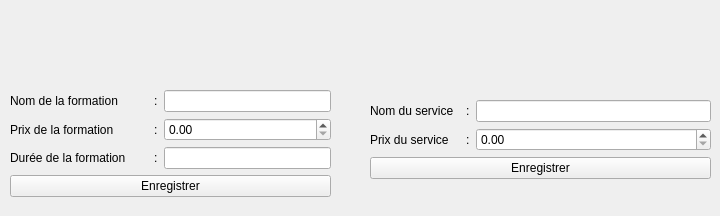
      <widget class="QWidget" name="insc_Form_Msrv">
       <attribute name="title">
        <string>Formations et services</string>
       </attribute>
       <widget class="QWidget" name="formLayoutWidget_2">
        <property name="geometry">
         <rect>
          <x>10</x>
          <y>90</y>
          <width>321</width>
          <height>117</height>
         </rect>
        </property>
        <layout class="QFormLayout" name="formLayout_2">
         <item row="0" column="0">
          <widget class="QLabel" name="inscFM_nomFormLabel">
           <property name="text">
            <string>Nom de la formation	:</string>
           </property>
          </widget>
         </item>
         <item row="0" column="1">
          <widget class="QLineEdit" name="inscFM_nomFormLineEdit"/>
         </item>
         <item row="1" column="0">
          <widget class="QLabel" name="inscFM_prixFormLabel">
           <property name="text">
            <string>Prix de la formation	:</string>
           </property>
          </widget>
         </item>
         <item row="2" column="0">
          <widget class="QLabel" name="inscFM_dureeFormLabel">
           <property name="text">
            <string>Durée de la formation	:</string>
           </property>
          </widget>
         </item>
         <item row="2" column="1">
          <widget class="QLineEdit" name="inscFM_dureeFormLineEdit"/>
         </item>
         <item row="3" column="0" colspan="2">
          <widget class="QPushButton" name="inscFM_EnregistrerF">
           <property name="text">
            <string>Enregistrer</string>
           </property>
          </widget>
         </item>
         <item row="1" column="1">
          <widget class="QDoubleSpinBox" name="inscFM_prixFormDoubleSpinBox">
           <property name="maximum">
            <double>100000000.989999994635582</double>
           </property>
          </widget>
         </item>
        </layout>
       </widget>
       <widget class="QWidget" name="formLayoutWidget_3">
        <property name="geometry">
         <rect>
          <x>370</x>
          <y>100</y>
          <width>341</width>
          <height>87</height>
         </rect>
        </property>
        <layout class="QFormLayout" name="formLayout_3">
         <item row="0" column="0">
          <widget class="QLabel" name="inscSV_nomSrvLabel">
           <property name="text">
            <string>Nom du service	:</string>
           </property>
          </widget>
         </item>
         <item row="0" column="1">
          <widget class="QLineEdit" name="inscSV_nomSrvLineEdit"/>
         </item>
         <item row="1" column="0">
          <widget class="QLabel" name="inscSV_prixSrvLabel">
           <property name="text">
            <string>Prix du service	:</string>
           </property>
          </widget>
         </item>
         <item row="2" column="0" colspan="2">
          <widget class="QPushButton" name="inscSV_EnregistrerS">
           <property name="text">
            <string>Enregistrer</string>
           </property>
          </widget>
         </item>
         <item row="1" column="1">
          <widget class="QDoubleSpinBox" name="inscSV_prixSrvDoubleSpinBox">
           <property name="maximum">
            <double>10000000000.000000000000000</double>
           </property>
          </widget>
         </item>
        </layout>
       </widget>
       <widget class="QLabel" name="inscFS_Message">
        <property name="geometry">
         <rect>
          <x>290</x>
          <y>40</y>
          <width>49</width>
          <height>16</height>
         </rect>
        </property>
        <property name="text">
         <string/>
        </property>
       </widget>
      </widget>
